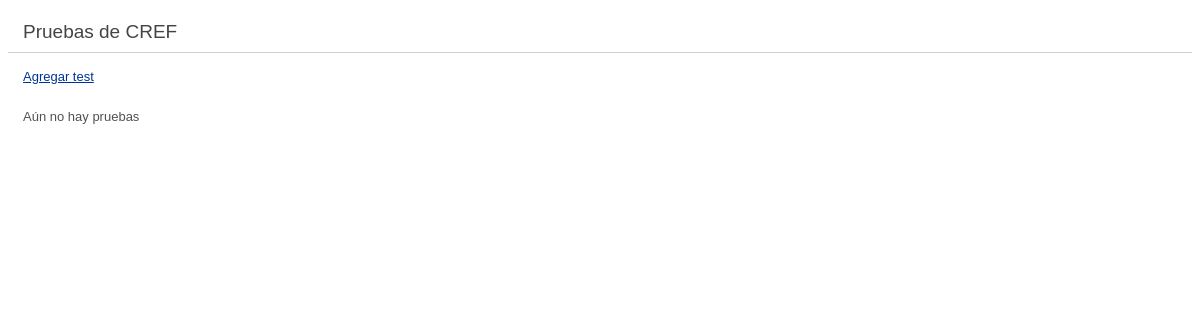
Page /index.php/creftest on the earlier database version.
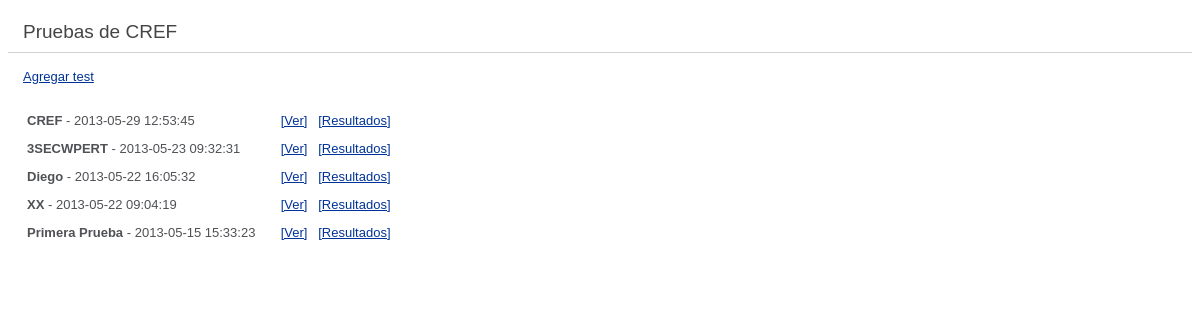
Same page on the later database version.
### tables this page shows
CREATE TABLE `test_cref` (
  `id` int(10) unsigned NOT NULL auto_increment,
  `name` varchar(25) NOT NULL,
  `date` datetime NOT NULL,
  `disturbance` smallint(2) NOT NULL,
  `exposure` int(10) NOT NULL,
  PRIMARY KEY  (`id`)
);

### application/controllers/creftest.php (called while the page is built, shortened)
<?php
class CrefTest extends CI_Controller {
	public function __construct()
	{
		$this->load->model('creftest_model');
	}
	public function index()
	{
		$data['tests'] = $this->creftest_model->get();
		$data['title'] = 'Pruebas de CREF';
		$this->load->view('templates/header', $data);
		$this->load->view('creftest/index', $data);
		$this->load->view('templates/footer');
	}
}

### index.php (called while the page is built, shortened)
<?php
require_once BASEPATH.'core/CodeIgniter.php';

### application/models/creftest_model.php (called while the page is built, shortened)
<?php
class creftest_model extends CI_Model {
	public function get() {
		$this->db->from('test_cref')->order_by("date", "desc");
		return $this->db->get()->result_array();
	}
}

### application/views/creftest/index.php (the view, shortened to what this page needs)
<div id="main">
	<div>
		<a href="<?php echo site_url("creftest/add");?>" id="btn-add">Agregar test</a><br/><br/>
	</div>
	<div id="gallery">
	<?php
	if (sizeof($tests) > 0) :
		foreach ($tests as $test): ?>
			<div class="test-item">
				<div class="test-info">
					<?php echo "<strong>" . $test['name'] . '</strong> - ' . $test['date']?>
				</div>
				<div id="test-actions">
					<a href="<?php echo site_url("creftest/" . $test['id']);?>">[Ver]</a>
					<a href="<?php echo site_url("creftest/results/" . $test['id']);?>">[Resultados]</a>
				</div>
			</div>
			<?php
		endforeach;
	else:
		echo "A&uacute;n no hay pruebas";
	endif;
	?>
	</div>
</div>

### application/views/templates/header.php (shortened to what this page needs)
<html>
<head>
<link rel="stylesheet"
	href="http://code.jquery.com/ui/1.10.3/themes/smoothness/jquery-ui.css" />
<link rel="stylesheet" type="text/css" href="<?php echo base_url() . 'resources/css/theme.css'?>">
</head>
<body>
	<h1>
		<?php echo $title?>
	</h1>

### application/views/templates/footer.php
</body>
</html>

### resources/css/theme.css (style rules this page uses)
body { background-color: #fff; font: 13px/20px normal Helvetica, Arial, sans-serif; color: #4F5155; }
a { color: #003399; background-color: transparent; font-weight: normal; }
h1 { color: #444; background-color: transparent; border-bottom: 1px solid #D0D0D0; font-size: 19px; font-weight: normal; margin: 0 0 14px 0; padding: 14px 15px 10px 15px; }
#main { text-align: center; height: 100%; text-align: left; padding: 15px; padding-top: 0px }
#gallery { text-align: left; }
.test-item { padding: 4px; }
.test-info { width: 250px; display: inline-block; }
.test-item div { display: inline-block; }

Differences in the rows shown:
added test_cref: name "CREF", date "2013-05-29 12:53:45"
added test_cref: name "3SECWPERT", date "2013-05-23 09:32:31"
added test_cref: name "Diego", date "2013-05-22 16:05:32"
added test_cref: name "XX", date "2013-05-22 09:04:19"
added test_cref: name "Primera Prueba", date "2013-05-15 15:33:23"
Other differences:
text no longer shown: "Aún no hay pruebas"
